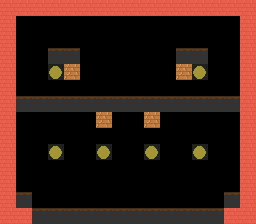

A 2D game scene composited from a Tiled map and its tileset images. What follows is a short description and the map's XML, with each tile layer's data collapsed to a summary:
An orthogonal 16x14 tile map with 16x16 px tiles, 3 tile layers (FG, col, FG2) and 5 objects (3x 1, start, exit).

<map version="1.0" orientation="orthogonal" width="16" height="14" tilewidth="16" tileheight="16">
 <tileset firstgid="1" name="dungeon" tilewidth="16" tileheight="16">
  <image source="dungeon.png" trans="333333" width="256" height="256" />
 </tileset>
 <layer name="FG" width="16" height="14">
  <data>[224 cells, 80 non-empty, 1 distinct tile ids]</data>
 </layer>
 <objectgroup name="obj" width="16" height="14">
  <object name="start" x="24" y="177" />
  <object name="monster" type="1" x="189" y="192" />
  <object name="exit" x="24" y="184" />
  <object name="monster" type="1" x="130" y="134" />
  <object name="monster" type="1" x="105" y="188" />
 </objectgroup>
 <layer name="col" width="16" height="14" opacity="0.64">
  <data>[224 cells, 77 non-empty, 2 distinct tile ids]</data>
 </layer>
 <layer name="FG2" width="16" height="14">
  <data>[224 cells, 32 non-empty, 1 distinct tile ids]</data>
 </layer>
</map>